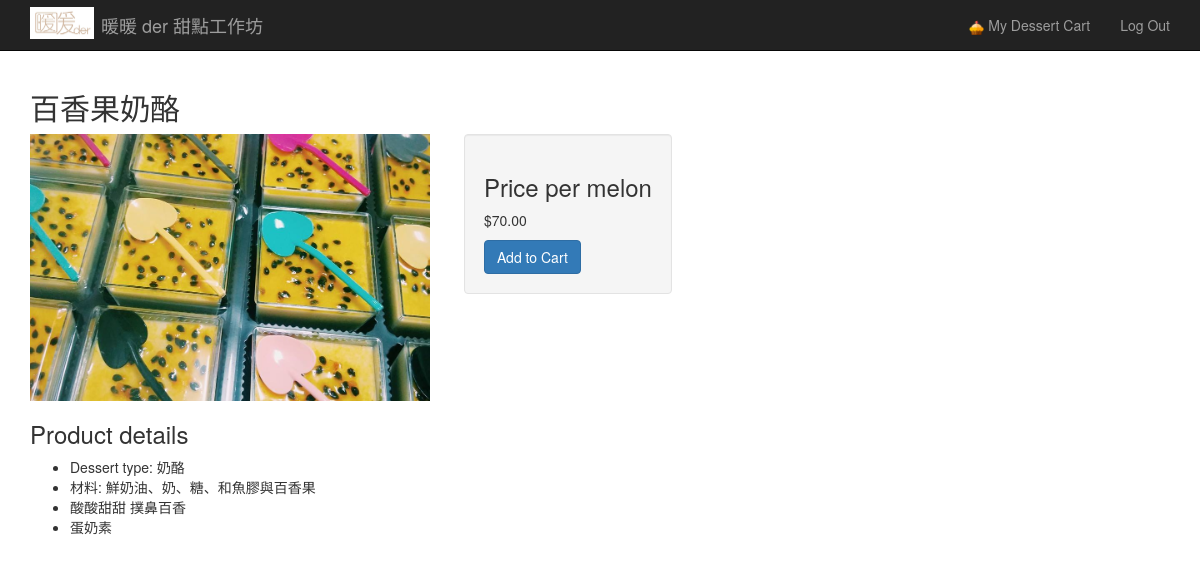
Page /melon/1 (signed in) on the committed database.
### tables this page shows
CREATE TABLE "melons" (
"id" INTEGER,
  "melon_type" TEXT,
  "common_name" TEXT,
  "price" INTEGER,
  "imgurl" TEXT,
  "flesh_color" TEXT,
  "rind_color" TEXT,
  "seedless" INTEGER
);

### cakeshop.py (the view)
@app.route("/melon/<int:id>")
def show_melon(id):
    melon = model.get_melon_by_id(id)
    return render_template("melon_details.html",
                           display_melon=melon)

### model.py (called while the page is built)
def connect():
    conn = sqlite3.connect("melons.db")
    cursor = conn.cursor()
    return cursor

def get_melon_by_id(id):
    cursor = connect()
    query = """SELECT id, melon_type, common_name,
                      price, imgurl,
                      flesh_color, rind_color, seedless
               FROM melons
               WHERE id = ?;"""
    cursor.execute(query, (id,))
    row = cursor.fetchone()
    if not row:
        return None
    melon = Melon(row[0], row[1], row[2], row[3], row[4], row[5],
                  row[6], row[7])
    return melon

    def price_str(self):
        return "$%.2f"%self.price

### templates/melon_details.html
{% extends 'base.html' %}
{% block body %}
<h2>{{ display_melon.common_name }}</h2>
<img class="product-img" src="{{display_melon.imgurl}}">
<div class="cart well">
    <h3>Price per melon</h3>
    <p> {{ display_melon.price_str() }} </p>
    <a class="btn btn-primary" href="/add_to_cart/{{display_melon.id}}">Add to Cart</a>
</div>
<div class="melon-details">
    <h3>Product details</h3>
    <ul>
        <li>Dessert type: {{ display_melon.melon_type }}</li>
        <li>材料: {{ display_melon.flesh_color }}</li>
        <li>{{ display_melon.rind_color }}</li>
        {% if display_melon.seedless %}
        <li class='warning'>非素食</li>
        {% else %}
        <li>蛋奶素</li>
        {% endif %}
    </ul>
</div>
{% endblock %}

### static/css/style.css (style rules this page uses)
img.product-img { display: inline-block; max-width: 400px; }
div.cart { display: inline-block; vertical-align: top; margin-left: 30px; }

### rows in the picture
melons: common_name "百香果奶酪", imgurl (picture), melon_type "奶酪", flesh_color "鮮奶油、奶、糖、和魚膠與百香果", rind_color "酸酸甜甜 撲鼻百香"

### other values in the picture
{{ "Log Out" }} "Log Out"
{{ display_melon.price_str() }} "$70.00"
